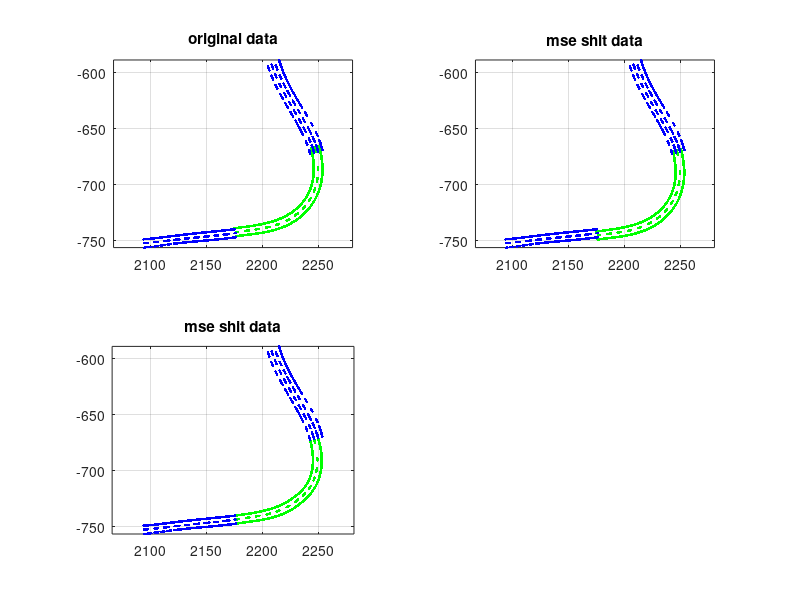

Recreate this plot in MATLAB.
data1 = load('fgroup_1.txt');
data2 = load('fgroup_2.txt');
data21 = load('fgroup_21.txt');

p1 = data1(:, 3);
p2 = data2(:, 3);
p21 = data21(:, 3);

figure(100)
clf(100)
subplot(2, 2, 1)
plot(data1(p1 >= 0.5, 1), data1(p1 >= 0.5, 2), 'g.'); hold on; axis equal
plot(data2(p2 >= 0.5, 1), data2(p2 >= 0.5, 2), 'b.');
plot(data21(p21 >= 0.5, 1), data21(p21 >= 0.5, 2), 'b.');
title('original data'); grid on;
hold off;

st1 = [data1(1, 1:2);   data1(993, 1:2);  data1(2037, 1:2)];
ed1 = [data1(992, 1:2); data1(2036, 1:2); data1(end, 1:2)];

st2 = [data2(1, 1:2);   data2(893, 1:2);  data2(1786, 1:2)];
ed2 = [data2(893, 1:2); data2(1785, 1:2); data2(2680, 1:2)];

st21 = [data21(1, 1:2);    data21(824, 1:2); data21(1647, 1:2)];
ed21 = [data21(823, 1:2);  data21(1646, 1:2); data21(end, 1:2)];

xy = round(max(abs([st2 - ed1; ed21 - st1])));
dx = xy(1);
dy = xy(2);
dmax = 6 * (dx^2 + dy^2);
d1 = ed1;
d2 = st1;
oddx = [];
oddy = [];

for ddx = -dx:0.1:dx
    for ddy = -dy:0.1:dy
        d1(:, 1) = ed1(:, 1) + ddx;
        d1(:, 2) = ed1(:, 2) + ddy;
        d2(:, 1) = st1(:, 1) + ddx;
        d2(:, 2) = st1(:, 2) + ddy;
        d3 = st2 - d1;
        d4 = ed21 - d2;
        d = sum(sum(d3 .* d3)) + sum(sum(d4 .* d4));
        if d < dmax
            dmax = d;
            
            oddx = ddx;
            oddy = ddy;
        end
    end
end
out = [sqrt(dmax), oddx, oddy]

ndata1 = data1;
ndata1(:, 1) = data1(:, 1) + oddx;
ndata1(:, 2) = data1(:, 2) + oddy;
ndata1(:, 3) = data1(:, 3);

figure(100)
subplot(2, 2, 2)
plot(ndata1(p1 >= 0.5, 1), ndata1(p1 >= 0.5, 2), 'g.'); hold on; axis equal
plot(data2(p2 >= 0.5, 1), data2(p2 >= 0.5, 2), 'b.');
plot(data21(p21 >= 0.5, 1), data21(p21 >= 0.5, 2), 'b.');
title('mse shit data'); grid on
hold off;

fd = ed21 - st1;
bd = st2 - ed1;
cnt1 = [992; 1044; 1099];
cnt = [0; 992; 2036; 3135];
mdata1 = data1;
for i = 1:3
    dx = fd(i, 1);
    dy = fd(i, 2);
    
    pnts = floor(cnt1(i) / 2);
    ddx = linspace(dx, 0, pnts)';
    ddy = linspace(dy, 0, pnts)';
    mdata1((1:pnts) + cnt(i), 1) = mdata1((1:pnts) + cnt(i), 1) + ddx;
    mdata1((1:pnts) + cnt(i), 2) = mdata1((1:pnts) + cnt(i), 2) + ddy;
    
    dx = bd(i, 1);
    dy = bd(i, 2);
    
    pnts = floor(cnt1(i) / 2);
    ddx = linspace(0, dx, pnts)';
    ddy = linspace(0, dy, pnts)';
    index = (cnt(i+1) - pnts + 1):cnt(i+1); 
    mdata1(index, 1) = mdata1(index, 1) + ddx;
    mdata1(index, 2) = mdata1(index, 2) + ddy;
end

figure(100)
subplot(2, 2, 3)
plot(mdata1(p1 >= 0.5, 1), mdata1(p1 >= 0.5, 2), 'g.'); hold on; axis equal
plot(data2(p2 >= 0.5, 1), data2(p2 >= 0.5, 2), 'b.');
plot(data21(p21 >= 0.5, 1), data21(p21 >= 0.5, 2), 'b.');
title('mse shit data'); grid on
hold off;